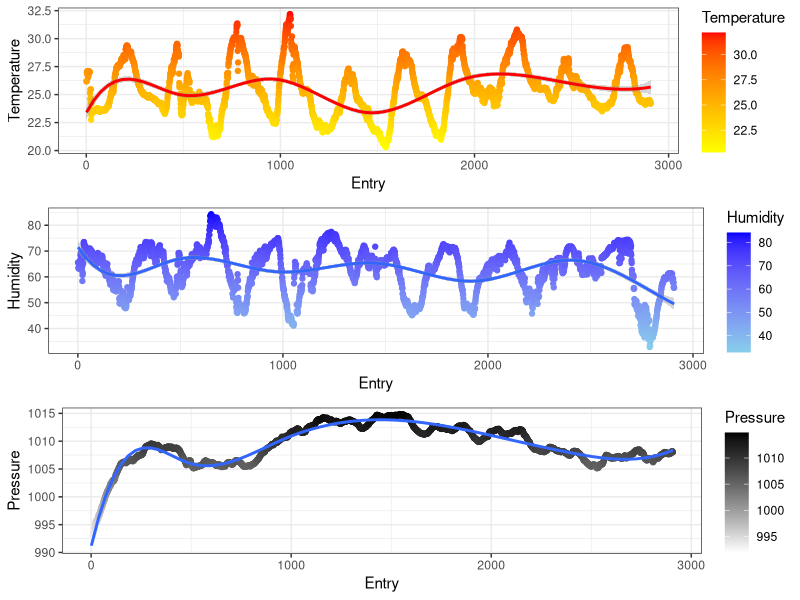

This figure's R source:
# Load file
readfile <- read.csv("feeds.csv")
#interveningTime <- as.Date(readfile$created_at)
entry <- as.numeric(readfile$entry_id)
temperature <- as.numeric(readfile$field1)
humidity <- as.numeric(readfile$field2)
pressure <- as.numeric(readfile$field3)

# Process Data
#refined_interveningTime <- gsub('[KST]', '', interveningTime)
#refined_interveningTime <- gsub(' +$', '', refined_interveningTime)
#refined_interveningTime
df <- data.frame(Entry=entry, Temperature=temperature, Humidity=humidity, Pressure=pressure)

# Plot
install.packages("gridExtra")
library(gridExtra)
library(ggplot2)
theme_set(theme_bw())

gg1 <- ggplot(df, aes(x=Entry, y=Temperature)) +
  geom_point(aes(col=Temperature)) +
  scale_color_gradient(low="yellow", high="red") +
  geom_smooth(method = lm, formula = y ~ splines::bs(x, 8), se=T, color="red")

gg2 <- ggplot(df, aes(x=Entry, y=Humidity)) +
  geom_point(aes(col=Humidity)) +
  scale_color_gradient(low="skyblue", high="blue") +
  #scale_colour_gradientn(colours = rainbow(100)) +
  geom_smooth(method = lm, formula = y ~ splines::bs(x, 8), se=T)

gg3 <- ggplot(df, aes(x=Entry, y=Pressure)) +
  geom_point(aes(col=Pressure)) +
  scale_color_gradient(low="white", high="black") +
  #scale_colour_gradientn(colours = rainbow(100)) +
  geom_smooth(method = lm, formula = y ~ splines::bs(x, 8), se=T)

grid.arrange(gg1, gg2, gg3, nrow=3)
